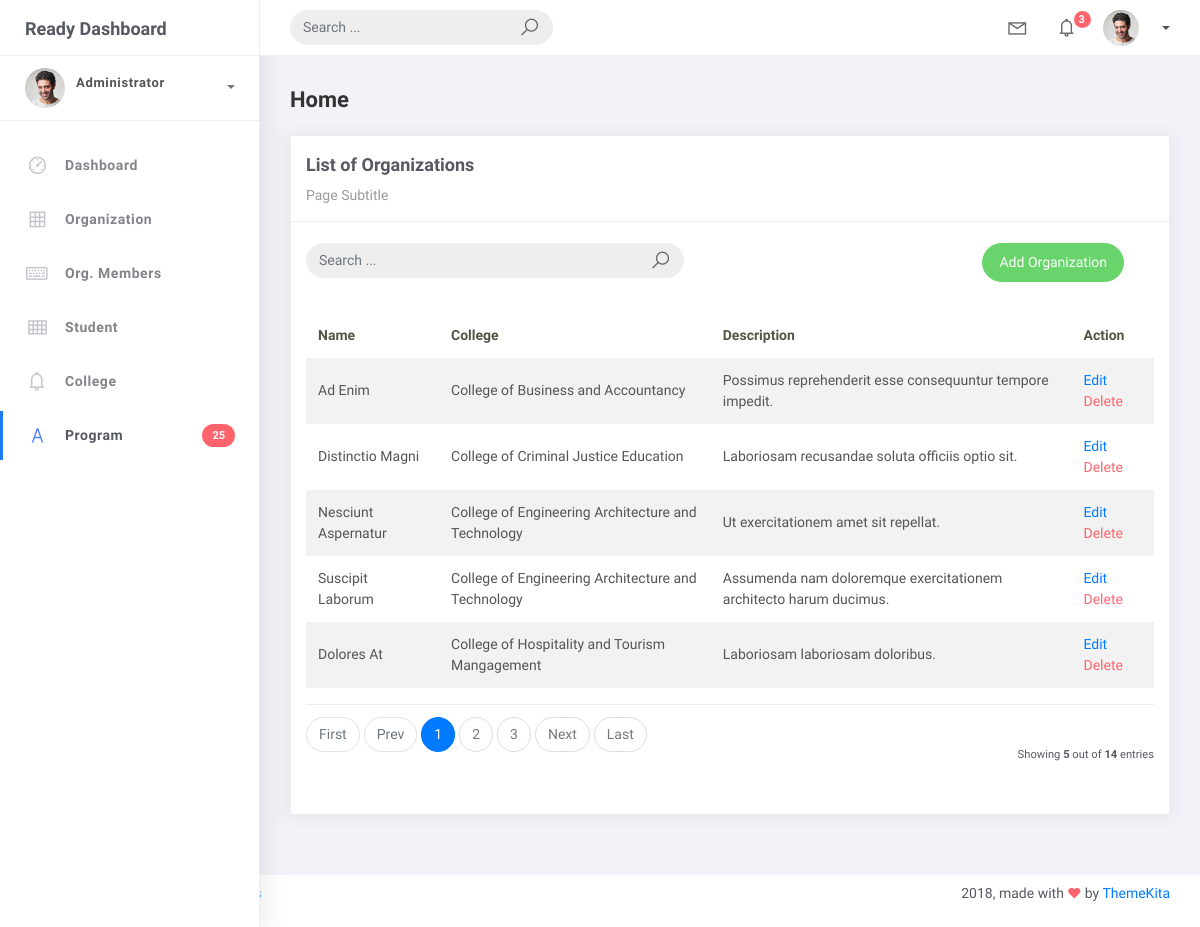
The page /organization_list/ on the database its author committed.
### studentorg/models.py (models this page shows, shortened)
class BaseModel(models.Model):
    created_at = models.DateTimeField(auto_now_add=True, db_index=True)
    updated_at = models.DateTimeField(auto_now=True)
    class Meta:
        abstract = True

class Organization(BaseModel):
    name = models.CharField(max_length=250)
    college = models.ForeignKey(College, null=True, blank=True, on_delete=models.CASCADE)
    description = models.CharField(max_length=500)

class College(BaseModel):
    college_name = models.CharField(max_length=150)
    def __str__(self):
        return self.college_name

### studentorg/views.py (the view)
# urls.py: path('organization_list/', OrganizationList.as_view(), name='organization-list'),
class OrganizationList(ListView):
    model = Organization
    context_object_name = 'organization'
    template_name = 'org_list.html'
    paginate_by = 5
    ordering = ["college__college_name","name"]
    def get_queryset(self):
            qs = super().get_queryset()
            query = self.request.GET.get('q')
            if query:
                qs = qs.filter(
                    Q(name__icontains=query) |
                    Q(description__icontains=query) |
                    Q(college__college_name__icontains=query)
                )
            return qs

### templates/org_list.html
{% extends 'base.html' %}
{% load static %}
{% block content %}
<div class="content">
    <div class="container-fluid">
        <h4 class="page-title">Home</h4>
        <div class="row">
            <div class="col-md-12">
                <div class="card">
                    <div class="card-header">
                        <div class="card-title">List of Organizations</div>
                        <div class="card-category">Page Subtitle</div>
                    </div>
                    <br />
                    <div class="col-md-12 row">
                        <div class="col-md-6">
                            <form class="navbar-left navbar-form nav-search mr-md-3" action="{% url 'organization-list'%}">
                                <div class="input-group">
                                    <input type="text" placeholder="Search ..." class="form-control" name="q" />
                                    <div class="input-group-append">
                                        <span class="input-group-text">
                                            <i class="la la-search search-icon"></i>
                                        </span>
                                    </div>
                                </div>
                            </form>
                        </div>
                        <div class="col-md-6">
                            <div class="pull-right">
                                <a href="{% url 'organization-add' %}" class="btn btn-success btn-rounded">
                                    Add Organization
                                </a>
                            </div>
                        </div>
                    </div>
                    <div class="card-body">
                        <table class="table table-striped mt-3">
                            <thead>
                                <tr>
                                    <th scope="col">Name</th>
                                    <th scope="col">College</th>
                                    <th scope="col">Description</th>
                                    <th scope="col">Action</th>
                                </tr>
                            </thead>
                            <tbody>
                                {% for object in object_list %}
                                <tr>
                                    <td>{{ object.name }}</td>
                                    <td>{{ object.college }}</td>
                                    <td>{{ object.description }}</td>
                                    <td>
                                        <a href="organization_list/{{ object.id }}">Edit</a>
                                        <a href="organization_list/{{ object.id }}/delete" class="text-danger">Delete</a>
                                    </td>
                                </tr>
                                    {% empty %}
                                    <tr>
                                        <td colspan="4" style="text-align: center">
                                        <p class="text-sm font-weight-bold mb-0">No Records Found</p>
                                        </td>
                                    </tr>
                                    {% endfor %}
                            </tbody>
                        </table>
                        {% include 'includes/pagination.html' %}
                    </div>
                </div>
            </div>
        </div>
    </div>
</div>
{% endblock %}

### rows shown on the page
Organization: name "Ad Enim", college "College of Business and Accountancy", description "Possimus reprehenderit esse consequuntur tempore impedit."
Organization: name "Distinctio Magni", college "College of Criminal Justice Education", description "Laboriosam recusandae soluta officiis optio sit."
Organization: name "Nesciunt Aspernatur", college "College of Engineering Architecture and Technology", description "Ut exercitationem amet sit repellat."
Organization: name "Suscipit Laborum", college "College of Engineering Architecture and Technology", description "Assumenda nam doloremque exercitationem architecto harum ducimus."
Organization: name "Dolores At", college "College of Hospitality and Tourism Mangagement", description "Laboriosam laboriosam doloribus."

### other values the page prints
{{ page_num }} "1"
{{ page_num }} "2" "3"
{{ object_list.count }} "5"
{{ paginator.count }} "14"
